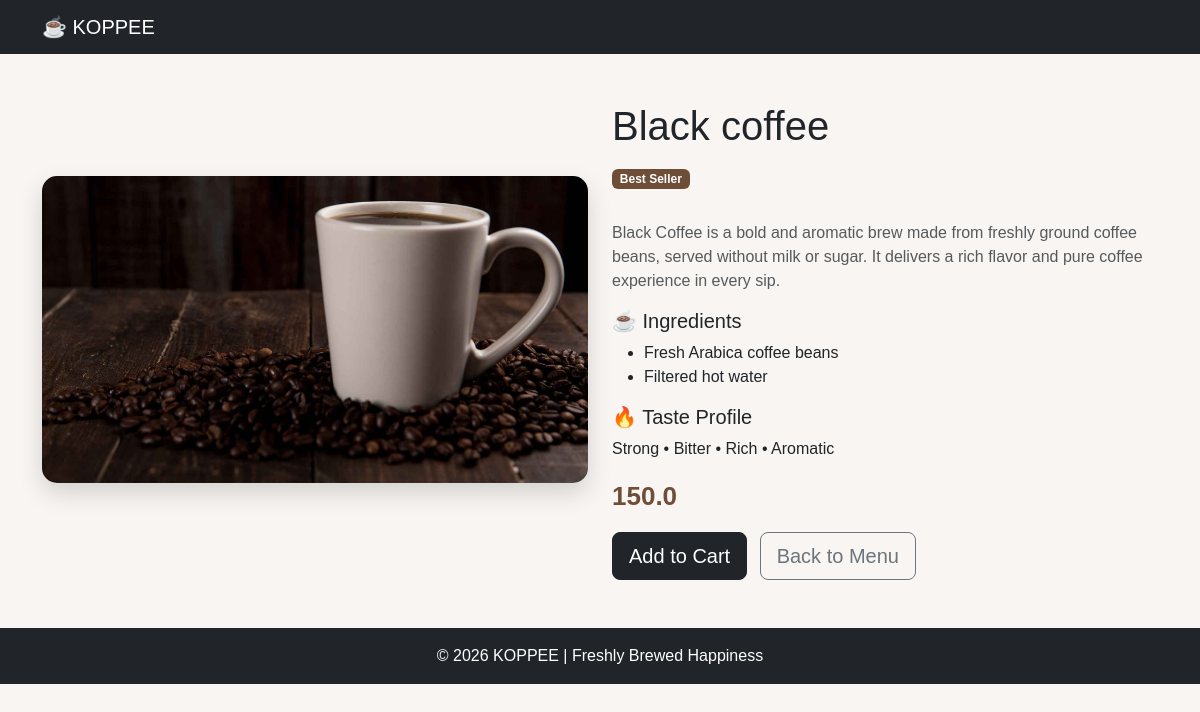
Page /details?pid=11 on the committed database.
### myapp/models.py (models this page shows)
class product(models.Model):
    category = models.ForeignKey(category,on_delete=models.CASCADE)
    name = models.CharField(max_length=50)
    price = models.FloatField()
    desc = models.TextField()
    image = models.ImageField(upload_to="Product")

### myapp/views.py (the view)
# urls.py: path('details',details,name='details'),
def details(request):
    pid = request.GET['pid']
    products = product.objects.get(pk=pid)
    return render(request,'details.html',{'products':products})

### myapp/templates/details.html (shortened to what this page needs)
<!DOCTYPE html>
<html lang="en">
<head>
    <link href="https://cdn.jsdelivr.net/npm/bootstrap@5.3.2/dist/css/bootstrap.min.css" rel="stylesheet">
</head>
<body>
<nav class="navbar navbar-expand-lg navbar-dark bg-dark">
    <div class="container">
        <a class="navbar-brand text-center py-1" href="index.html">☕ KOPPEE</a>
    </div>
</nav>
<div class="container py-5">
    <div class="row align-items-center">
        <div class="col-md-6 mb-4">
            <img src="{{ products.image.url }}" class="img-fluid coffee-img" alt="loading">
        </div>
        <div class="col-md-6">
            <h1 class="mb-3">{{products.name}}</h1>
            <span class="badge badge-custom mb-3">Best Seller</span>
            <p class="mt-3 text-muted">
                {{products.desc}}
            </p>
            <h5>☕ Ingredients</h5>
            <ul>
                <li>Fresh Arabica coffee beans</li>
                <li>Filtered hot water</li>
            </ul>
            <h5>🔥 Taste Profile</h5>
            <p>Strong • Bitter • Rich • Aromatic</p>
            <p class="price">{{products.price}}</p>
            <button class="btn btn-dark btn-lg" href="{% url 'cart'%}">Add to Cart</button>
            <a href="menu.html" class="btn btn-outline-secondary btn-lg ms-2">Back to Menu</a>
        </div>
    </div>
</div>
<footer class="bg-dark text-white text-center py-3">
    © 2026 KOPPEE | Freshly Brewed Happiness
</footer>
</body>
</html>

### myapp/templates/details.html (style rules this page uses)
body { background-color: #f8f5f2; font-family: 'Poppins', sans-serif; }
.coffee-img { border-radius: 15px; box-shadow: 0 10px 25px rgba(0,0,0,0.15); }
.price { font-size: 26px; color: #6f4e37; font-weight: bold; }
.badge-custom { background-color: #6f4e37; }

### rows in the picture
product: image (picture), name "Black coffee", desc "Black Coffee is a bold and aromatic brew made from freshly ground coffee beans, served without milk or sugar. It delivers a rich flavor and pure coffee experience in every sip.", price "150.0"
